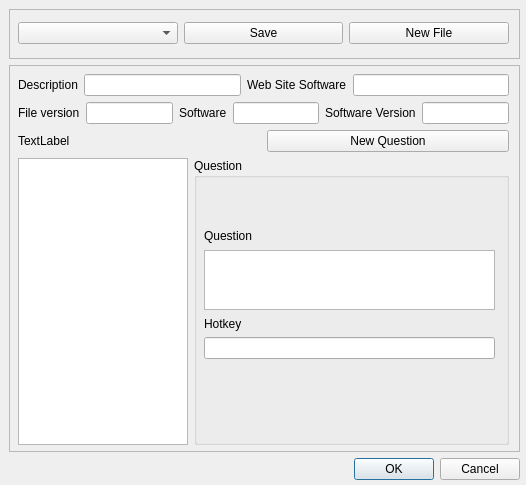
<?xml version="1.0" encoding="UTF-8"?>
<ui version="4.0">
 <class>Editor</class>
 <widget class="QDialog" name="Editor">
  <property name="windowModality">
   <enum>Qt::NonModal</enum>
  </property>
  <property name="geometry">
   <rect>
    <x>0</x>
    <y>0</y>
    <width>526</width>
    <height>485</height>
   </rect>
  </property>
  <property name="sizePolicy">
   <sizepolicy hsizetype="Expanding" vsizetype="Preferred">
    <horstretch>0</horstretch>
    <verstretch>0</verstretch>
   </sizepolicy>
  </property>
  <property name="windowTitle">
   <string>Dialog</string>
  </property>
  <widget class="QWidget" name="gridLayoutWidget">
   <property name="geometry">
    <rect>
     <x>9</x>
     <y>9</y>
     <width>511</width>
     <height>471</height>
    </rect>
   </property>
   <layout class="QGridLayout" name="gridLayout">
    <item row="0" column="0">
     <widget class="QFrame" name="frame">
      <property name="sizePolicy">
       <sizepolicy hsizetype="Minimum" vsizetype="Preferred">
        <horstretch>0</horstretch>
        <verstretch>0</verstretch>
       </sizepolicy>
      </property>
      <property name="maximumSize">
       <size>
        <width>16777215</width>
        <height>50</height>
       </size>
      </property>
      <property name="frameShape">
       <enum>QFrame::StyledPanel</enum>
      </property>
      <property name="frameShadow">
       <enum>QFrame::Raised</enum>
      </property>
      <widget class="QWidget" name="horizontalLayoutWidget">
       <property name="geometry">
        <rect>
         <x>9</x>
         <y>9</y>
         <width>491</width>
         <height>31</height>
        </rect>
       </property>
       <layout class="QHBoxLayout" name="horizontalLayout">
        <item>
         <widget class="QComboBox" name="comboHotkeys"/>
        </item>
        <item>
         <widget class="QPushButton" name="pushSave">
          <property name="text">
           <string>Save</string>
          </property>
         </widget>
        </item>
        <item>
         <widget class="QPushButton" name="pushNew">
          <property name="text">
           <string>New File</string>
          </property>
         </widget>
        </item>
       </layout>
      </widget>
     </widget>
    </item>
    <item row="2" column="0">
     <widget class="QDialogButtonBox" name="buttonBox">
      <property name="orientation">
       <enum>Qt::Horizontal</enum>
      </property>
      <property name="standardButtons">
       <set>QDialogButtonBox::Cancel|QDialogButtonBox::Ok</set>
      </property>
     </widget>
    </item>
    <item row="1" column="0">
     <widget class="QFrame" name="frame_2">
      <property name="sizePolicy">
       <sizepolicy hsizetype="Preferred" vsizetype="Preferred">
        <horstretch>0</horstretch>
        <verstretch>0</verstretch>
       </sizepolicy>
      </property>
      <property name="frameShape">
       <enum>QFrame::StyledPanel</enum>
      </property>
      <property name="frameShadow">
       <enum>QFrame::Raised</enum>
      </property>
      <widget class="QWidget" name="verticalLayoutWidget">
       <property name="geometry">
        <rect>
         <x>9</x>
         <y>9</y>
         <width>491</width>
         <height>371</height>
        </rect>
       </property>
       <layout class="QVBoxLayout" name="verticalLayout">
        <item>
         <layout class="QHBoxLayout" name="horizontalLayout_3">
          <item>
           <widget class="QLabel" name="label_4">
            <property name="text">
             <string>Description</string>
            </property>
           </widget>
          </item>
          <item>
           <widget class="QLineEdit" name="description"/>
          </item>
          <item>
           <widget class="QLabel" name="label_5">
            <property name="text">
             <string>Web Site Software</string>
            </property>
           </widget>
          </item>
          <item>
           <widget class="QLineEdit" name="webSite"/>
          </item>
         </layout>
        </item>
        <item>
         <layout class="QHBoxLayout" name="horizontalLayout_2">
          <item>
           <widget class="QLabel" name="label">
            <property name="maximumSize">
             <size>
              <width>16777215</width>
              <height>367</height>
             </size>
            </property>
            <property name="text">
             <string>File version</string>
            </property>
           </widget>
          </item>
          <item>
           <widget class="QLineEdit" name="fileVersion"/>
          </item>
          <item>
           <widget class="QLabel" name="label_3">
            <property name="text">
             <string>Software</string>
            </property>
           </widget>
          </item>
          <item>
           <widget class="QLineEdit" name="softwareName"/>
          </item>
          <item>
           <widget class="QLabel" name="label_2">
            <property name="text">
             <string>Software Version</string>
            </property>
           </widget>
          </item>
          <item>
           <widget class="QLineEdit" name="softwareVersion"/>
          </item>
         </layout>
        </item>
        <item>
         <layout class="QHBoxLayout" name="horizontalLayout_4">
          <item>
           <widget class="QLabel" name="totalQuestion">
            <property name="text">
             <string>TextLabel</string>
            </property>
           </widget>
          </item>
          <item>
           <widget class="QPushButton" name="pushNewQuestion">
            <property name="text">
             <string>New Question</string>
            </property>
           </widget>
          </item>
         </layout>
        </item>
        <item>
         <layout class="QGridLayout" name="gridLayout_3">
          <item row="0" column="0">
           <widget class="QListWidget" name="listQuestion">
            <property name="sizePolicy">
             <sizepolicy hsizetype="Fixed" vsizetype="Expanding">
              <horstretch>0</horstretch>
              <verstretch>0</verstretch>
             </sizepolicy>
            </property>
            <property name="maximumSize">
             <size>
              <width>170</width>
              <height>16777215</height>
             </size>
            </property>
           </widget>
          </item>
          <item row="0" column="1">
           <widget class="QGroupBox" name="groupBox">
            <property name="title">
             <string>Question</string>
            </property>
            <widget class="QWidget" name="gridLayoutWidget_3">
             <property name="geometry">
              <rect>
               <x>10</x>
               <y>70</y>
               <width>291</width>
               <height>131</height>
              </rect>
             </property>
             <layout class="QGridLayout" name="gridLayout_4">
              <item row="0" column="0">
               <widget class="QLabel" name="label_6">
                <property name="text">
                 <string>Question</string>
                </property>
               </widget>
              </item>
              <item row="3" column="0">
               <widget class="QLineEdit" name="hotkey"/>
              </item>
              <item row="2" column="0">
               <widget class="QLabel" name="label_7">
                <property name="text">
                 <string>Hotkey</string>
                </property>
               </widget>
              </item>
              <item row="1" column="0">
               <widget class="QPlainTextEdit" name="question">
                <property name="sizePolicy">
                 <sizepolicy hsizetype="Expanding" vsizetype="Fixed">
                  <horstretch>0</horstretch>
                  <verstretch>0</verstretch>
                 </sizepolicy>
                </property>
                <property name="maximumSize">
                 <size>
                  <width>16777215</width>
                  <height>60</height>
                 </size>
                </property>
               </widget>
              </item>
             </layout>
            </widget>
           </widget>
          </item>
         </layout>
        </item>
       </layout>
      </widget>
     </widget>
    </item>
   </layout>
  </widget>
 </widget>
 <resources/>
 <connections>
  <connection>
   <sender>buttonBox</sender>
   <signal>accepted()</signal>
   <receiver>Editor</receiver>
   <slot>accept()</slot>
   <hints>
    <hint type="sourcelabel">
     <x>248</x>
     <y>254</y>
    </hint>
    <hint type="destinationlabel">
     <x>157</x>
     <y>274</y>
    </hint>
   </hints>
  </connection>
  <connection>
   <sender>buttonBox</sender>
   <signal>rejected()</signal>
   <receiver>Editor</receiver>
   <slot>reject()</slot>
   <hints>
    <hint type="sourcelabel">
     <x>316</x>
     <y>260</y>
    </hint>
    <hint type="destinationlabel">
     <x>286</x>
     <y>274</y>
    </hint>
   </hints>
  </connection>
 </connections>
</ui>
